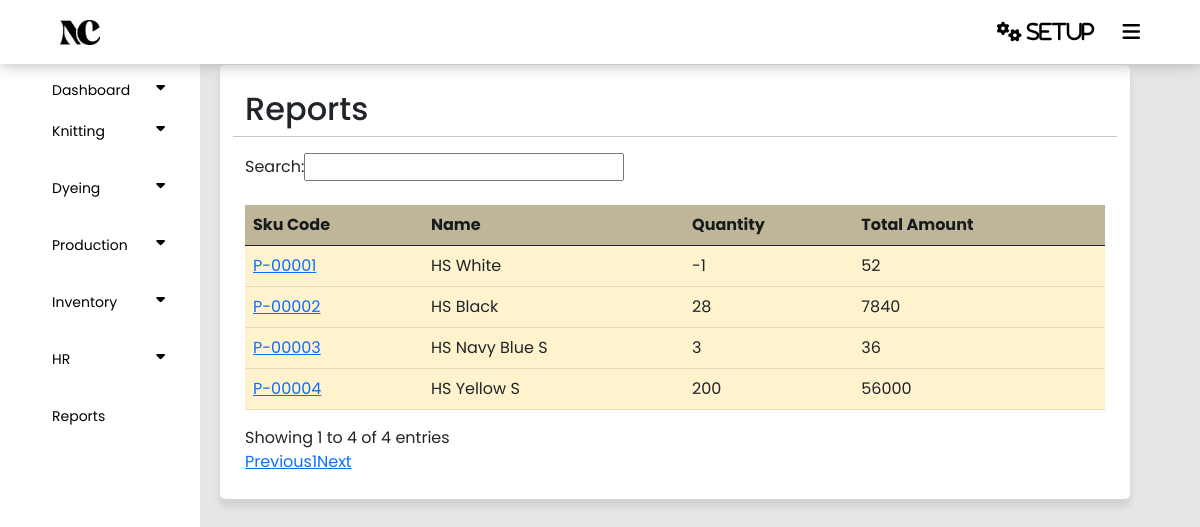
/report.php, run on an earlier commit of the app's database.
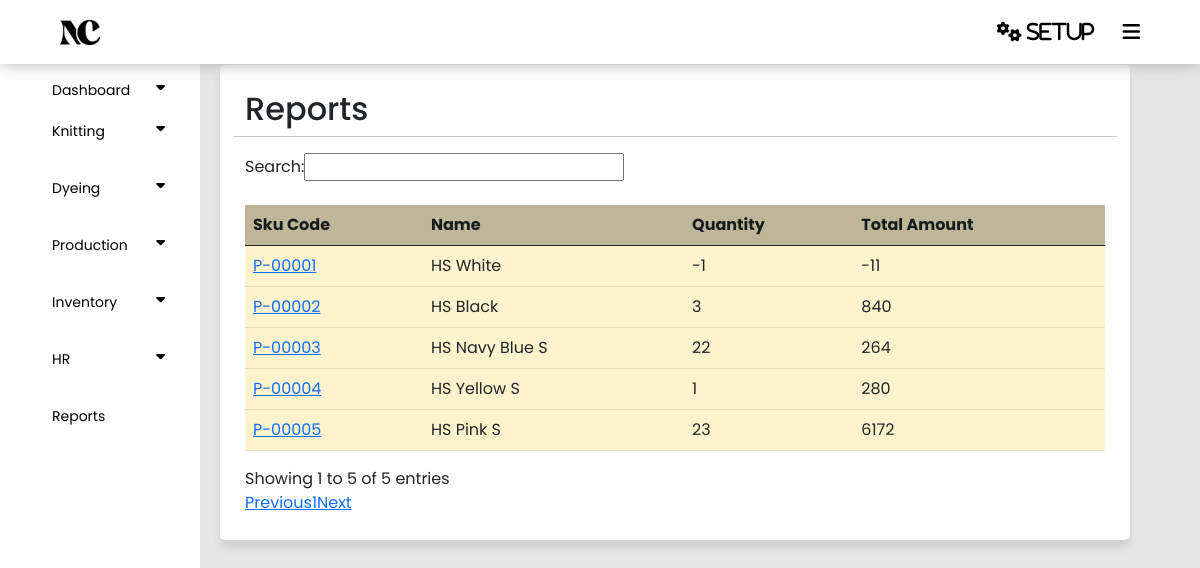
And on a later commit of the database.
### tables this page shows
CREATE TABLE `products` (
  `Id` int(255) NOT NULL,
  `Code` varchar(255) NOT NULL,
  `Name` varchar(255) NOT NULL,
  `Measurement` varchar(255) NOT NULL,
  `Category` varchar(255) NOT NULL,
  `Sales_Price` int(11) NOT NULL,
  `Purchase_Price` int(255) NOT NULL,
  `Status` tinyint(255) NOT NULL DEFAULT 1
);

### report.php (the view, shortened to what this page needs)
<?php
require('config.php');
require('dashboard.php');
$query = "SELECT p.*,
                 SUM(CASE WHEN s.Type = 'Lost of Theft' THEN -s.Quantity ELSE s.Quantity END) AS TotalQuantity,
                 SUM(CASE WHEN s.Type = 'Lost of Theft' THEN -s.Amount ELSE s.Amount END) AS TotalAmount,
                 AVG(CASE WHEN s.Type IN ('Lost of Theft', 'Opening Stock', 'Inward Stock') THEN s.Amount ELSE 0 END) AS AvgAmount
          FROM Products p
          LEFT JOIN Stock s ON p.Id = s.P_id
          WHERE (s.Quantity > 0 OR s.Quantity = 0) AND s.Quantity IS NOT NULL
          GROUP BY p.Id";
$result = mysqli_query($connect, $query);
?>
<!DOCTYPE html>
<html lang="en">
<head>
</head>
<body>
    <section class="container">
        <div class="row justify-content-right">
            <h2>Reports</h2>
            <hr>
            <table class="table table-warning mt-4" id="example">
                <thead class="bg-warning p-2 text-dark bg-opacity-10" style="opacity: 75%;">
                    <tr>
                        <th scope="col">Sku Code</th>
                        <th scope="col">Name</th>
                        <th scope="col">Quantity</th>
                        <th scope="col">Total Amount</th>
                    </tr>
                </thead>
                <tbody class="text-dark">
                    <?php
                    while ($row = mysqli_fetch_assoc($result)) {
                        ?>
                    <tr>
                        <td><a href="showstock.php?productId=<?php echo $row['Id']; ?>"><?php echo $row['Code']; ?></a></td>
                        <td><?php echo $row['Name']; ?></td>
                        <td><?php echo $row['TotalQuantity']; ?></td>
                        <td><?php echo $row['TotalAmount']; ?></td>
                    </tr>
                    <?php
                    }
                    ?>
                </tbody>
            </table>
        </div>
    </section>
</body>
</html>

What changed in the data, as far as the page shows it:
computed for products "HS White": TotalAmount "52" → "-11"
computed for products "HS Black": TotalQuantity "28" → "3"; TotalAmount "7840" → "840"
computed for products "HS Navy Blue S": TotalQuantity "3" → "22"; TotalAmount "36" → "264"
computed for products "HS Yellow S": TotalQuantity "200" → "1"; TotalAmount "56000" → "280"
added products: Code "P-00005", Name "HS Pink S", TotalQuantity "23", TotalAmount "6172"
Also different on the page:
text written by a page script: "Search: Showing 1 to 4 of 4 entries Previous 1 Next" → "Search: Showing 1 to 5 of 5 entries Previous 1 Next"
